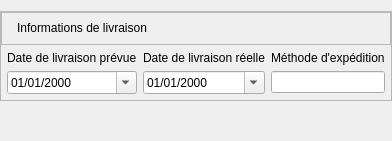
     <widget class="QWidget" name="tab_4">
      <attribute name="title">
       <string>Delivery</string>
      </attribute>
      <layout class="QVBoxLayout" name="verticalLayout_8">
       <property name="spacing">
        <number>0</number>
       </property>
       <property name="leftMargin">
        <number>0</number>
       </property>
       <property name="rightMargin">
        <number>0</number>
       </property>
       <property name="bottomMargin">
        <number>0</number>
       </property>
       <item>
        <widget class="QFrame" name="frame_7">
         <property name="sizePolicy">
          <sizepolicy hsizetype="Preferred" vsizetype="Maximum">
           <horstretch>0</horstretch>
           <verstretch>0</verstretch>
          </sizepolicy>
         </property>
         <property name="frameShape">
          <enum>QFrame::StyledPanel</enum>
         </property>
         <property name="frameShadow">
          <enum>QFrame::Raised</enum>
         </property>
         <property name="class" stdset="0">
          <string>card</string>
         </property>
         <layout class="QVBoxLayout" name="verticalLayout_7">
          <property name="spacing">
           <number>0</number>
          </property>
          <property name="leftMargin">
           <number>0</number>
          </property>
          <property name="topMargin">
           <number>0</number>
          </property>
          <property name="rightMargin">
           <number>0</number>
          </property>
          <property name="bottomMargin">
           <number>0</number>
          </property>
          <item>
           <widget class="QFrame" name="frame_8">
            <property name="sizePolicy">
             <sizepolicy hsizetype="Preferred" vsizetype="Expanding">
              <horstretch>0</horstretch>
              <verstretch>0</verstretch>
             </sizepolicy>
            </property>
            <property name="maximumSize">
             <size>
              <width>16777215</width>
              <height>40</height>
             </size>
            </property>
            <property name="frameShape">
             <enum>QFrame::StyledPanel</enum>
            </property>
            <property name="frameShadow">
             <enum>QFrame::Raised</enum>
            </property>
            <property name="class" stdset="0">
             <string>header</string>
            </property>
            <layout class="QHBoxLayout" name="horizontalLayout_5">
             <property name="spacing">
              <number>7</number>
             </property>
             <property name="leftMargin">
              <number>15</number>
             </property>
             <property name="topMargin">
              <number>8</number>
             </property>
             <item>
              <widget class="QLabel" name="label_14">
               <property name="text">
                <string>Informations de livraison</string>
               </property>
              </widget>
             </item>
            </layout>
           </widget>
          </item>
          <item>
           <layout class="QGridLayout" name="gridLayout_3" columnstretch="0,0,0,0">
            <property name="leftMargin">
             <number>6</number>
            </property>
            <property name="topMargin">
             <number>6</number>
            </property>
            <property name="rightMargin">
             <number>6</number>
            </property>
            <property name="bottomMargin">
             <number>6</number>
            </property>
            <property name="spacing">
             <number>6</number>
            </property>
            <item row="1" column="1">
             <widget class="QDateEdit" name="DateDocDateEdit_2">
              <property name="sizePolicy">
               <sizepolicy hsizetype="Expanding" vsizetype="Fixed">
                <horstretch>0</horstretch>
                <verstretch>0</verstretch>
               </sizepolicy>
              </property>
              <property name="displayFormat">
               <string>MM/dd/yyyy</string>
              </property>
              <property name="calendarPopup">
               <bool>true</bool>
              </property>
             </widget>
            </item>
            <item row="0" column="3">
             <widget class="QLabel" name="label_15">
              <property name="text">
               <string>Méthode d'expédition</string>
              </property>
             </widget>
            </item>
            <item row="1" column="3">
             <widget class="QLineEdit" name="ClientEntry_2"/>
            </item>
            <item row="0" column="1">
             <widget class="QLabel" name="label_16">
              <property name="text">
               <string>Date de livraison prévue</string>
              </property>
             </widget>
            </item>
            <item row="0" column="2">
             <widget class="QLabel" name="label_20">
              <property name="text">
               <string>Date de livraison réelle</string>
              </property>
             </widget>
            </item>
            <item row="1" column="2">
             <widget class="QDateEdit" name="DateDocDateEdit_3">
              <property name="sizePolicy">
               <sizepolicy hsizetype="Expanding" vsizetype="Fixed">
                <horstretch>0</horstretch>
                <verstretch>0</verstretch>
               </sizepolicy>
              </property>
              <property name="displayFormat">
               <string>MM/dd/yyyy</string>
              </property>
              <property name="calendarPopup">
               <bool>true</bool>
              </property>
             </widget>
            </item>
           </layout>
          </item>
         </layout>
        </widget>
       </item>
       <item>
        <spacer name="verticalSpacer">
         <property name="orientation">
          <enum>Qt::Vertical</enum>
         </property>
         <property name="sizeHint" stdset="0">
          <size>
           <width>20</width>
           <height>40</height>
          </size>
         </property>
        </spacer>
       </item>
      </layout>
     </widget>
